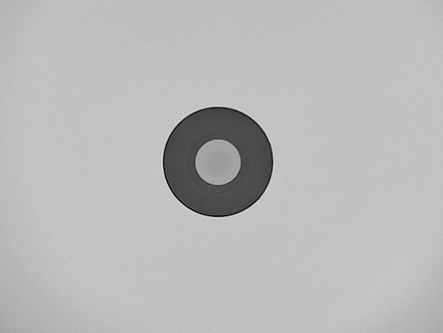
#> input picture App/images/img38.jpg, 443 x 333 px, shrunk from 1152 x 864 before the run, found by its file name
$ python concen_split3.py
#> lines starting #> are read from the running program, lines starting #| are printed output that depends on the picture; after the words box and inside, x2 and y2 are one past the last pixel; in counts of white or black regions, pixels touching at a corner belong together
import cv2
import numpy as np
import os
import matplotlib.pyplot as plt
from scipy.optimize import least_squares
from skimage.feature import canny

def get_edge_points(image, sigma=1.5, low_threshold=0.1, high_threshold=0.3):
    """
    Uses the Canny edge detector to extract a sparse set of high-confidence
    edge points from the image, decoupling geometry from illumination.

    Returns:
        np.array: An (N, 2) array of [x, y] coordinates for N edge points.
    """
    # Convert image to float for scikit-image's Canny implementation
    image_float = image.astype(float) / 255.0
    edges = canny(image_float, sigma=sigma, low_threshold=low_threshold, high_threshold=high_threshold)
    points = np.argwhere(edges).astype(float) # argwhere returns (row, col) which is (y, x)
    return points[:, ::-1] # Return as (x, y)

def generate_hypotheses_ransac(points, num_iterations=1000, inlier_threshold=1.0):
    """
    Generates a highly robust initial guess for the center and radii using a custom
    RANSAC and Radial Histogram Voting scheme.
    """
    best_score = -1
    best_params = None

    for i in range(num_iterations):
        # 1. Hypothesize: Randomly sample 3 points and find the circumcenter
        sample_indices = np.random.choice(len(points), 3, replace=False)
        p1, p2, p3 = points[sample_indices]

        # Using a standard formula to find the circumcenter of a triangle
        D = 2 * (p1[0] * (p2[1] - p3[1]) + p2[0] * (p3[1] - p1[1]) + p3[0] * (p1[1] - p2[1]))
        if abs(D) < 1e-6: continue # Avoid degenerate cases (collinear points)

        ux = ((p1[0]**2 + p1[1]**2) * (p2[1] - p3[1]) + (p2[0]**2 + p2[1]**2) * (p3[1] - p1[1]) + (p3[0]**2 + p3[1]**2) * (p1[1] - p2[1])) / D
        uy = ((p1[0]**2 + p1[1]**2) * (p3[0] - p2[0]) + (p2[0]**2 + p2[1]**2) * (p1[0] - p3[0]) + (p3[0]**2 + p3[1]**2) * (p2[0] - p1[0])) / D

        center_hypothesis = np.array([ux, uy])

        # 2. Score via Radial Histogram Voting
        distances = np.linalg.norm(points - center_hypothesis, axis=1)
        # Create a histogram of distances (radii)
        hist, bin_edges = np.histogram(distances, bins=200, range=(0, np.max(distances)))

        # Find the two largest peaks in the histogram
        peak_indices = np.argsort(hist)[-2:] # Get indices of the two highest bins

        # Score is the sum of the heights of the two peaks
        score = np.sum(hist[peak_indices])

        if score > best_score:
            best_score = score
            r1_guess = bin_edges[peak_indices[0]] + (bin_edges[1] - bin_edges[0])/2
            r2_guess = bin_edges[peak_indices[1]] + (bin_edges[1] - bin_edges[0])/2
            best_params = [ux, uy, min(r1_guess, r2_guess), max(r1_guess, r2_guess)]

    return best_params

def refine_fit_least_squares(points, initial_params):
    """
    Performs the ultimate refinement using Non-Linear Least Squares to minimize
    the true geometric distance of edge points to the two-circle model.
    """
    def residuals(params, points):
        """The objective function to minimize."""
        cx, cy, r1, r2 = params
        center = np.array([cx, cy])
        # Calculate distance of each point to the center
        distances = np.linalg.norm(points - center, axis=1)

        # For each point, the error is the distance to the *nearer* of the two circles
        res1 = np.abs(distances - r1)
        res2 = np.abs(distances - r2)

        return np.minimum(res1, res2)

    # Use scipy's Levenberg-Marquardt implementation
    result = least_squares(residuals, initial_params, args=(points,), method='lm')
    return result.x

def create_final_masks(image_shape, params):
    """Creates final masks using the ultra-precise parameters."""
    h, w = image_shape
    cx, cy, r_core, r_cladding = params

    # Ensure radii are ordered correctly
    if r_core > r_cladding:
        r_core, r_cladding = r_cladding, r_core

    # Create the distance matrix using matrix operations (Linear Algebra)
    y, x = np.mgrid[:h, :w]
    dist_sq = (x - cx)**2 + (y - cy)**2

    # Create masks based on the equation of a circle and a washer (annulus)
    core_mask = (dist_sq <= r_core**2).astype(np.uint8) * 255
    cladding_mask = ((dist_sq > r_core**2) & (dist_sq <= r_cladding**2)).astype(np.uint8) * 255

    return core_mask, cladding_mask

def process_fiber_image_veridian(image_path, output_dir='output_veridian'):
#> called with output_dir = 'output_veridian'
    print(f"\n--- Veridian Pipeline commencing for: {image_path} ---")
    if not os.path.exists(image_path): print(f"Error: Not found: {image_path}"); return
    if not os.path.exists(output_dir): os.makedirs(output_dir)

    original_image = cv2.imread(image_path)
#> original_image is the input picture: shape (333, 443, 3); min 0, max 215, mean 185.2
    gray_image = cv2.cvtColor(original_image, cv2.COLOR_BGR2GRAY)

    # STAGE 1: Extract unbiased geometric features
    edge_points = get_edge_points(gray_image, sigma=1.5)
#> in get_edge_points, `edges = canny(image_float, sigma=sigma, low_threshold=low_threshold, h..`:
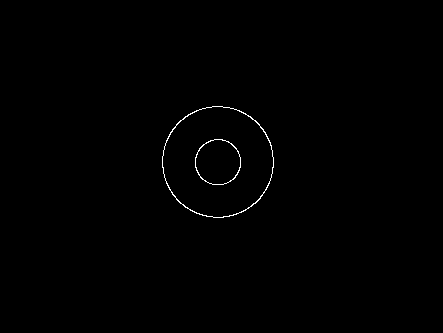
#> edges: shape (333, 443) bool; 0.39% white in thin lines or dots, all inside (x1, y1, x2, y2) = (162, 106, 274, 218)
#> in get_edge_points, `points = np.argwhere(edges).astype(float)`: points = 572 pairs, first value 106 to 217, second value 162 to 273
#> edge_points = 572 pairs, first value 162 to 273, second value 106 to 217
    print(f"Stage 1: Extracted {len(edge_points)} edge points using Canny.")
#| Stage 1: Extracted 572 edge points using Canny.

    # STAGE 2: Generate robust hypothesis with RANSAC
    initial_guess = generate_hypotheses_ransac(edge_points)
#> the loop in generate_hypotheses_ransac, `for i in range(num_iterations):` made 1000 passes
#> (sample_indices, p1, p2, p3, D, ux, uy, peak_indices) on passes 1, 2, 3, 4, 6, 10, 15, 35: ([231, 268, 315], [236, 149], [273, 157], [239, 168], 1358, 253.9, 155.9, [127, 198]), ([220, 247, 201], [234, 147], [163, 153], [231, 144], 462, 200.8, 177.2, [196, 198]), ([334, 461, 6], [237, 172], [259, 199], [218, 106], -1878, 347.4, 104.5, [198, 199]), ([99, 88, 468], [256, 122], [253, 119], [256, 201], -474, 213.5, 161.5, [196, 172]), ([59, 547, 51], [243, 113], [206, 216], [193, 112], 10374, 217, 161.8, [197, 195]), ([552, 69, 414], [211, 216], [247, 115], [223, 184], 120, -1871.8, -583.3, [193, 199]), ([428, 435, 61], [169, 189], [264, 191], [245, 113], -14744, 217.1, 161.1, [197, 195]), ([63, 301, 33], [189, 114], [162, 166], [200, 109], -874, 217.3, 161.7, [197, 196])
#> (D, ux, uy, score, best_score, r1_guess, r2_guess, best_params) on passes 477, 947: (11856, 217.5, 161.5, 213, 213, 55.31, 55.59, [217.5, 161.5, 55.31, 55.59]), (30, 1848.5, -3186.5, 214, 214, 3675.9, 3770.4, [1848.5, -3186.5, 3675.9, 3770.4])
#> after the loop in generate_hypotheses_ransac, `for i in range(num_iterations):`: best_score = 214; r1_guess = 3675.9; r2_guess = 3770.4
#> initial_guess = [1848.5, -3186.5, 3675.9, 3770.4]
    if initial_guess is None: print("RANSAC failed to find a suitable hypothesis."); return
    print(f"Stage 2: RANSAC initial guess -> Center:({initial_guess[0]:.2f}, {initial_guess[1]:.2f}), Radii:({initial_guess[2]:.2f}, {initial_guess[3]:.2f})")
#| Stage 2: RANSAC initial guess -> Center:(1848.50, -3186.50), Radii:(3675.92, 3770.41)

    # STAGE 3: Perform ultimate refinement with Non-Linear Least Squares
    final_params = refine_fit_least_squares(edge_points, initial_guess)
#> in refine_fit_least_squares, `result = least_squares(residuals, initial_params, args=(points,), meth..`: result = 12 items
#> final_params = [217.5, 161.5, 22.59, 55.33]
    cx, cy, r1, r2 = final_params
#> cx = 217.5; cy = 161.5; r1 = 22.59; r2 = 55.33
    r_core, r_cladding = min(r1, r2), max(r1, r2)
#> r_core = 22.59; r_cladding = 55.33
    print(f"Stage 3: Final refined parameters -> Center:({cx:.4f}, {cy:.4f}), Radii:({r_core:.4f}, {r_cladding:.4f})")
#| Stage 3: Final refined parameters -> Center:(217.5086, 161.5428), Radii:(22.5914, 55.3340)

    # STAGE 4: Generate final masks and output
    core_mask, cladding_mask = create_final_masks(gray_image.shape, final_params)
#> in create_final_masks, `cx, cy, r_core, r_cladding = params`: cx = 217.5; cy = 161.5; r_core = 22.59; r_cladding = 55.33
#> in create_final_masks, `dist_sq = (x - cx)**2 + (y - cy)**2`:
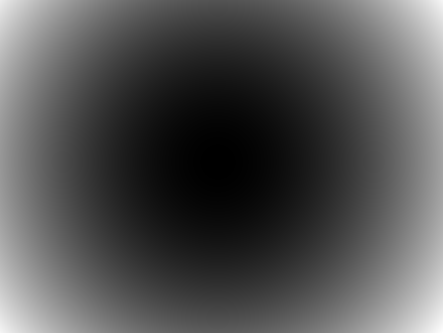
#> dist_sq: shape (333, 443) float64; min 0.45, max 79452, mean 25626.7; drawn with min black and max white
#> in create_final_masks, `core_mask = (dist_sq <= r_core**2).astype(np.uint8) * 255`: core_mask: shape (333, 443); 1.1% white; 1 white region, box (x1, y1, x2, y2) and area: (195, 139, 241, 185) 1594
#> in create_final_masks, `cladding_mask = ((dist_sq > r_core**2) & (dist_sq <= r_cladding**2)).a..`:
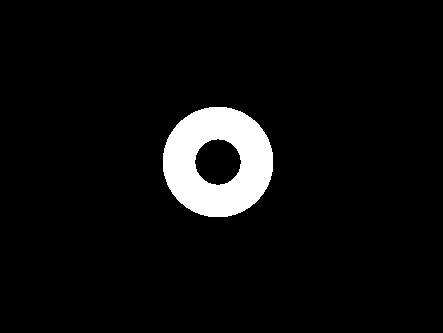
#> cladding_mask: shape (333, 443); 5.4% white; 1 white region, box (x1, y1, x2, y2) and area: (163, 107, 273, 217) 8022
    isolated_core = cv2.bitwise_and(gray_image, gray_image, mask=core_mask)
    isolated_cladding = cv2.bitwise_and(gray_image, gray_image, mask=cladding_mask)
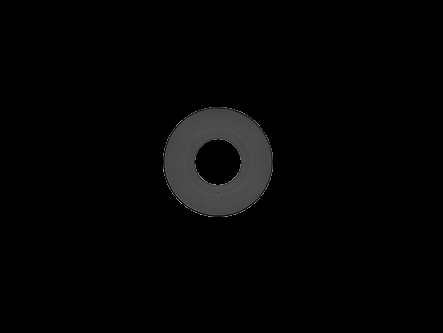
#> isolated_cladding: shape (333, 443); min 0, max 173, mean 4

    # Cropping
    coords_core = np.argwhere(core_mask > 0)
#> coords_core = 1594 pairs, first value 139 to 184, second value 195 to 240
    if coords_core.size > 0:
        y_min, x_min = coords_core.min(axis=0); y_max, x_max = coords_core.max(axis=0)
#> after `y_min, x_min = coords_core.min(axis=0)`: y_min = 139; x_min = 195
#> after `y_max, x_max = coords_core.max(axis=0)`: y_max = 184; x_max = 240
        isolated_core = isolated_core[y_min:y_max+1, x_min:x_max+1]
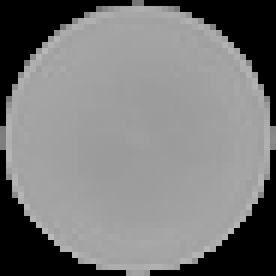
#> isolated_core: shape (46, 46) (shown 6 times larger); min 0, max 187, mean 121.7

    coords_cladding = np.argwhere(cladding_mask > 0)
#> coords_cladding = 8022 pairs, first value 107 to 216, second value 163 to 272
    if coords_cladding.size > 0:
        y_min, x_min = coords_cladding.min(axis=0); y_max, x_max = coords_cladding.max(axis=0)
#> after `y_min, x_min = coords_cladding.min(axis=0)`: y_min = 107; x_min = 163
#> after `y_max, x_max = coords_cladding.max(axis=0)`: y_max = 216; x_max = 272
        isolated_cladding = isolated_cladding[y_min:y_max+1, x_min:x_max+1]
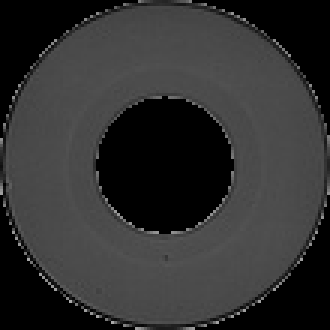
#> isolated_cladding: shape (110, 110) (shown 3 times larger); min 0, max 173, mean 48.5

    # --- Save Diagnostic Plot ---
    base_filename = os.path.splitext(os.path.basename(image_path))[0]
    plt.figure(figsize=(10, 10))
    plt.imshow(original_image)
    # Plot the refined circles
    circle1 = plt.Circle((cx, cy), r_core, color='lime', fill=False, linewidth=2, label='Fitted Core')
    circle2 = plt.Circle((cx, cy), r_cladding, color='cyan', fill=False, linewidth=2, label='Fitted Cladding')
    plt.gca().add_artist(circle1)
    plt.gca().add_artist(circle2)
    plt.scatter(edge_points[:, 0], edge_points[:, 1], s=1, c='red', alpha=0.3, label='Canny Edge Points')
    plt.title(f'Final Geometric Fit for {os.path.basename(image_path)}')
    plt.legend()
    plt.savefig(os.path.join(output_dir, f"{base_filename}_veridian_fit.png"))
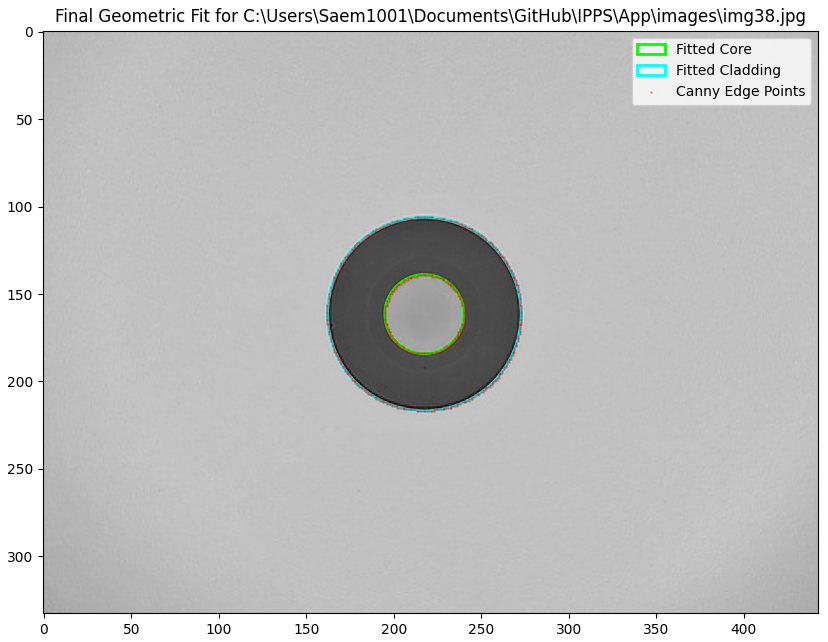
#> figure drawn by matplotlib, 1 panel
    plt.close()

    # --- Save Image Results ---
    cv2.imwrite(os.path.join(output_dir, f"{base_filename}_core.png"), isolated_core)
    cv2.imwrite(os.path.join(output_dir, f"{base_filename}_cladding.png"), isolated_cladding)
    print(f"Stage 4: Successfully saved Veridian results to '{output_dir}'")

if __name__ == '__main__':
    image_filenames = [
        r'C:\Users\Saem1001\Documents\GitHub\IPPS\App\images\img38.jpg'
    ]
    for filename in image_filenames:
        # Check if file exists before processing
        if os.path.exists(filename):
            process_fiber_image_veridian(filename)
        else:
            print(f"Skipping {filename}, file not found.")
